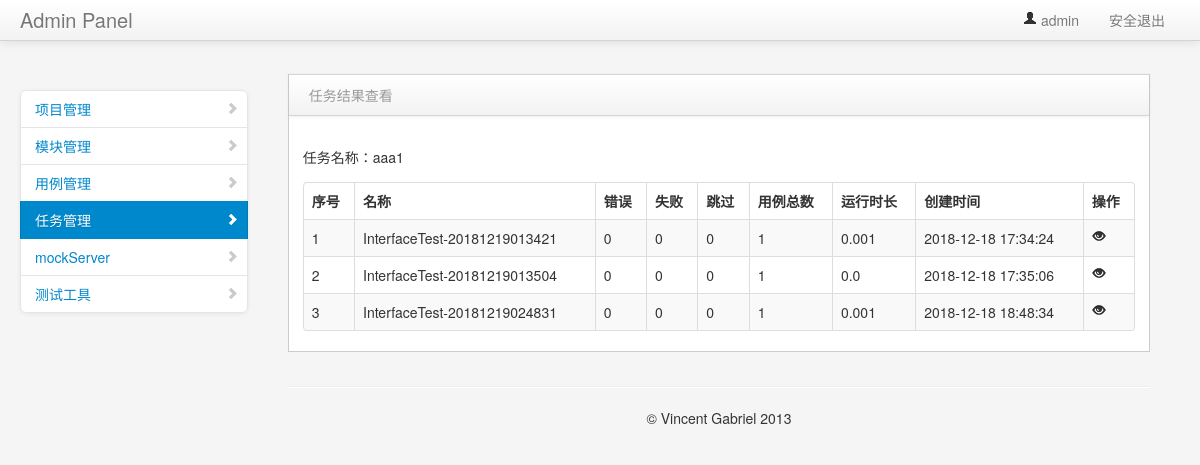
Before: /interface/task_result_list/3 (signed in) with the older database file.
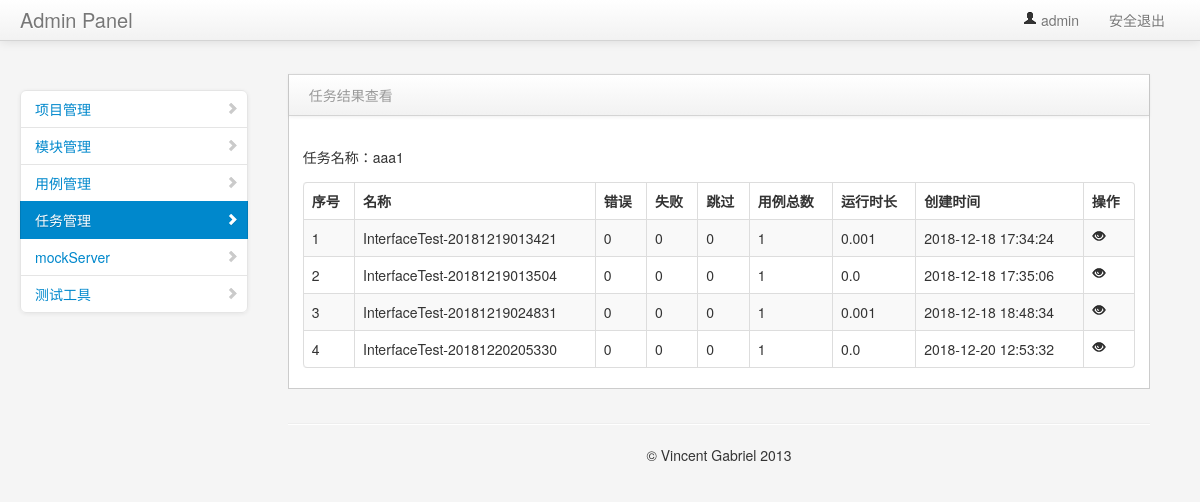
After: the same page with the newer database file.
### interface_app/models.py (models this page shows, shortened)
class TestResult(models.Model):
    name = models.CharField("名称",max_length=100,blank=False,default="")
    task = models.ForeignKey(TestTask, on_delete=models.CASCADE)
    errors = models.ImageField("错误用例")
    failures = models.ImageField("失败用例")
    skipped =  models.ImageField("跳过用例")
    tests = models.ImageField("总用例数")
    run_time = models.FloatField("运行时长")
    result = models.TextField("详细",default="")
    create_time = models.DateTimeField("创建时间", auto_now=True)

### interface_app/views/testask_view.py (the view)
# urls.py: path("task_result_list/<int:tid>", testask_view.task_result_list),
@login_required
def task_result_list(request,tid):
    if request.method == "GET":
        task_obj = TestTask.objects.get(pk=tid)
        result_list = TestResult.objects.filter(task_id=tid)
        return render(request,"task_result.html",
                      {"type":"result",
                       "result_list":result_list,
                        "task_obj":task_obj})
    else:
        return HttpResponse("404")

### templates/task_result.html (shortened to what this page needs)
{% extends "task_manage.html" %}
{% block task_result %}
<fieldset>
    <div class="control-group">
          <label class="control-label">任务名称：{{task_obj.name}}</label>
    </div>
    <table cellpadding="0" cellspacing="0" border="0" class="table table-striped table-bordered" id="example2">
		<thead>
			<tr>
				<th>序号</th>
				<th>名称</th>
				<th>错误</th>
				<th>失败</th>
				<th>跳过</th>
				<th>用例总数</th>
				<th>运行时长</th>
				<th>创建时间</th>
				<th>操作</th>
			</tr>
		</thead>
		<tbody>
		{% for data in result_list %}
			<tr class="gradeU">
				<td>{{forloop.counter }}</td>
				<td class="center">{{data.name}}</td>
				<td>{{data.errors}}</td>
				<td>{{data.failures}}</td>
				<td>{{data.skipped}}</td>
				<td>{{data.tests}}</td>
				<td>{{data.run_time}}</td>
				<td class="center">{{ data.create_time | date:"Y-m-d H:i:s" }}</td>
				<td class="center">
					<a href="#" onclick="reslut('{{data.id}}')"><i class="icon-eye-open" data-toggle="modal" data-target="#myModal"></i></a>
				</td>
			</tr>
		{% endfor %}
		</tbody>
	</table>
</fieldset>
{% endblock %}

Changed rows visible on the page:
added TestResult: name "InterfaceTest-20181220205330", errors "0", failures "0", skipped "0", tests "1", run_time "0.0", create_time "2018-12-20 12:53:32"
